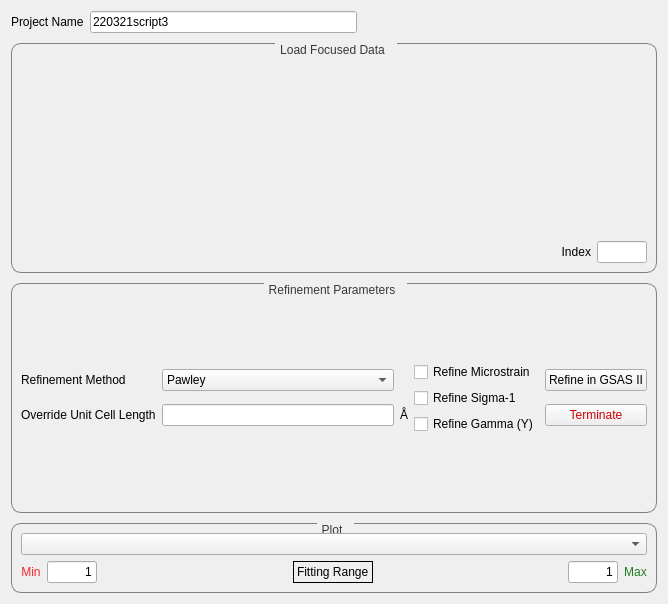
<?xml version="1.0" encoding="UTF-8"?>
<ui version="4.0">
 <class>GSAS2Tab</class>
 <widget class="QWidget" name="GSAS2Tab">
  <property name="windowModality">
   <enum>Qt::NonModal</enum>
  </property>
  <property name="geometry">
   <rect>
    <x>0</x>
    <y>0</y>
    <width>668</width>
    <height>604</height>
   </rect>
  </property>
  <property name="sizePolicy">
   <sizepolicy hsizetype="Preferred" vsizetype="Minimum">
    <horstretch>0</horstretch>
    <verstretch>0</verstretch>
   </sizepolicy>
  </property>
  <property name="windowTitle">
   <string>Form</string>
  </property>
  <property name="styleSheet">
   <string notr="true">QGroupBox {
border: 1px solid grey;border-radius: 10px;margin-top: 1ex; margin-right: 0ex
}
QGroupBox:title {
                           subcontrol-origin: margin;
                           padding: 0 3px;
                           subcontrol-position: top center;
                           padding-top: 0px;
                          padding-bottom: 0px;
                           padding-right: 10px;
                            color: rgb(56, 56, 56)
}</string>
  </property>
  <layout class="QVBoxLayout" name="verticalLayout_2">
   <item>
    <layout class="QVBoxLayout" name="verticalLayout" stretch="0,0,0,0,0,0,0">
     <property name="sizeConstraint">
      <enum>QLayout::SetDefaultConstraint</enum>
     </property>
     <item>
      <layout class="QGridLayout" name="gridLayout_17" rowstretch="0" columnstretch="0,0">
       <property name="sizeConstraint">
        <enum>QLayout::SetDefaultConstraint</enum>
       </property>
       <property name="rightMargin">
        <number>300</number>
       </property>
       <property name="verticalSpacing">
        <number>6</number>
       </property>
       <item row="0" column="0">
        <widget class="QLabel" name="label_9">
         <property name="text">
          <string>Project Name</string>
         </property>
        </widget>
       </item>
       <item row="0" column="1">
        <widget class="QLineEdit" name="project_name_line_edit">
         <property name="text">
          <string>220321script3</string>
         </property>
        </widget>
       </item>
      </layout>
     </item>
     <item>
      <spacer name="verticalSpacer_5">
       <property name="orientation">
        <enum>Qt::Vertical</enum>
       </property>
       <property name="sizeType">
        <enum>QSizePolicy::Fixed</enum>
       </property>
       <property name="sizeHint" stdset="0">
        <size>
         <width>2</width>
         <height>4</height>
        </size>
       </property>
      </spacer>
     </item>
     <item>
      <widget class="QGroupBox" name="loadingGroup_5">
       <property name="sizePolicy">
        <sizepolicy hsizetype="Preferred" vsizetype="Expanding">
         <horstretch>0</horstretch>
         <verstretch>0</verstretch>
        </sizepolicy>
       </property>
       <property name="layoutDirection">
        <enum>Qt::LeftToRight</enum>
       </property>
       <property name="autoFillBackground">
        <bool>false</bool>
       </property>
       <property name="styleSheet">
        <string notr="true"/>
       </property>
       <property name="title">
        <string>Load Focused Data</string>
       </property>
       <property name="alignment">
        <set>Qt::AlignBottom|Qt::AlignHCenter</set>
       </property>
       <property name="flat">
        <bool>false</bool>
       </property>
       <property name="checkable">
        <bool>false</bool>
       </property>
       <layout class="QGridLayout" name="gridLayout_11">
        <item row="1" column="0">
         <layout class="QGridLayout" name="gridLayout_12" rowstretch="0,0,0" columnstretch="0">
          <property name="sizeConstraint">
           <enum>QLayout::SetDefaultConstraint</enum>
          </property>
          <property name="verticalSpacing">
           <number>6</number>
          </property>
          <item row="2" column="0">
           <layout class="QGridLayout" name="gridLayout">
            <item row="0" column="0">
             <widget class="FileFinderWidget" name="phase_file_finder" native="true"/>
            </item>
           </layout>
          </item>
          <item row="0" column="0">
           <layout class="QGridLayout" name="gridLayout">
            <item row="0" column="0">
             <widget class="FileFinderWidget" name="instrument_group_file_finder" native="true"/>
            </item>
           </layout>
          </item>
         </layout>
        </item>
        <item row="2" column="0">
         <layout class="QGridLayout" name="gridLayout_13" rowstretch="0,0,0" columnstretch="0,0,0">
          <property name="sizeConstraint">
           <enum>QLayout::SetFixedSize</enum>
          </property>
          <item row="2" column="2">
           <widget class="QLineEdit" name="data_indexing_line_edit">
            <property name="sizePolicy">
             <sizepolicy hsizetype="Fixed" vsizetype="Fixed">
              <horstretch>100</horstretch>
              <verstretch>0</verstretch>
             </sizepolicy>
            </property>
            <property name="maximumSize">
             <size>
              <width>50</width>
              <height>16777215</height>
             </size>
            </property>
            <property name="text">
             <string/>
            </property>
            <property name="frame">
             <bool>true</bool>
            </property>
            <property name="alignment">
             <set>Qt::AlignRight|Qt::AlignTrailing|Qt::AlignVCenter</set>
            </property>
            <property name="clearButtonEnabled">
             <bool>false</bool>
            </property>
           </widget>
          </item>
          <item row="2" column="1">
           <widget class="QLabel" name="label_21">
            <property name="sizePolicy">
             <sizepolicy hsizetype="Fixed" vsizetype="Preferred">
              <horstretch>0</horstretch>
              <verstretch>0</verstretch>
             </sizepolicy>
            </property>
            <property name="text">
             <string>Index</string>
            </property>
            <property name="alignment">
             <set>Qt::AlignRight|Qt::AlignTrailing|Qt::AlignVCenter</set>
            </property>
           </widget>
          </item>
          <item row="2" column="0">
           <layout class="QGridLayout" name="gridLayout">
            <item row="0" column="0">
             <widget class="FileFinderWidget" name="focused_data_file_finder" native="true">
              <property name="text" stdset="0">
               <string>Save_gss_305761_307521_bank_1_bgsub.gsa</string>
              </property>
             </widget>
            </item>
           </layout>
          </item>
         </layout>
        </item>
       </layout>
      </widget>
     </item>
     <item>
      <spacer name="verticalSpacer_3">
       <property name="orientation">
        <enum>Qt::Vertical</enum>
       </property>
       <property name="sizeType">
        <enum>QSizePolicy::Fixed</enum>
       </property>
       <property name="sizeHint" stdset="0">
        <size>
         <width>2</width>
         <height>4</height>
        </size>
       </property>
      </spacer>
     </item>
     <item>
      <widget class="QGroupBox" name="loadingGroup_4">
       <property name="sizePolicy">
        <sizepolicy hsizetype="Preferred" vsizetype="Expanding">
         <horstretch>0</horstretch>
         <verstretch>0</verstretch>
        </sizepolicy>
       </property>
       <property name="layoutDirection">
        <enum>Qt::LeftToRight</enum>
       </property>
       <property name="autoFillBackground">
        <bool>false</bool>
       </property>
       <property name="styleSheet">
        <string notr="true"/>
       </property>
       <property name="title">
        <string>Refinement Parameters</string>
       </property>
       <property name="alignment">
        <set>Qt::AlignBottom|Qt::AlignHCenter</set>
       </property>
       <property name="flat">
        <bool>false</bool>
       </property>
       <property name="checkable">
        <bool>false</bool>
       </property>
       <layout class="QGridLayout" name="gridLayout_9">
        <item row="3" column="0">
         <layout class="QGridLayout" name="gridLayout_19">
          <item row="0" column="0">
           <layout class="QGridLayout" name="gridLayout_21">
            <property name="sizeConstraint">
             <enum>QLayout::SetDefaultConstraint</enum>
            </property>
            <item row="0" column="1">
             <widget class="QComboBox" name="refinement_method_combobox">
              <item>
               <property name="text">
                <string>Pawley</string>
               </property>
              </item>
              <item>
               <property name="text">
                <string>Rietveld</string>
               </property>
              </item>
             </widget>
            </item>
            <item row="0" column="0">
             <widget class="QLabel" name="label_14">
              <property name="text">
               <string>Refinement Method</string>
              </property>
             </widget>
            </item>
            <item row="1" column="0">
             <widget class="QLabel" name="label_15">
              <property name="text">
               <string>Override Unit Cell Length</string>
              </property>
             </widget>
            </item>
            <item row="1" column="1">
             <widget class="QLineEdit" name="override_unitcell_length"/>
            </item>
            <item row="1" column="2">
             <widget class="QLabel" name="label_16">
              <property name="text">
               <string>Å</string>
              </property>
             </widget>
            </item>
           </layout>
          </item>
          <item row="0" column="1">
           <layout class="QGridLayout" name="gridLayout_10" rowstretch="0,0,0,0,0,0" columnstretch="0">
            <property name="sizeConstraint">
             <enum>QLayout::SetDefaultConstraint</enum>
            </property>
            <property name="spacing">
             <number>6</number>
            </property>
            <item row="0" column="0">
             <widget class="QCheckBox" name="refine_microstrain_checkbox">
              <property name="text">
               <string>Refine Microstrain</string>
              </property>
             </widget>
            </item>
            <item row="1" column="0">
             <widget class="QCheckBox" name="refine_sigma_one_checkbox">
              <property name="text">
               <string>Refine Sigma-1</string>
              </property>
             </widget>
            </item>
            <item row="5" column="0">
             <widget class="QCheckBox" name="refine_gamma_y_checkbox">
              <property name="text">
               <string>Refine Gamma (Y)</string>
              </property>
             </widget>
            </item>
           </layout>
          </item>
          <item row="0" column="2">
           <layout class="QGridLayout" name="gridLayout_25">
            <property name="sizeConstraint">
             <enum>QLayout::SetDefaultConstraint</enum>
            </property>
            <item row="1" column="0">
             <widget class="QPushButton" name="terminate_button">
              <property name="enabled">
               <bool>true</bool>
              </property>
              <property name="palette">
               <palette>
                <active>
                 <colorrole role="WindowText">
                  <brush brushstyle="SolidPattern">
                   <color alpha="255">
                    <red>0</red>
                    <green>0</green>
                    <blue>0</blue>
                   </color>
                  </brush>
                 </colorrole>
                 <colorrole role="Text">
                  <brush brushstyle="SolidPattern">
                   <color alpha="255">
                    <red>0</red>
                    <green>0</green>
                    <blue>0</blue>
                   </color>
                  </brush>
                 </colorrole>
                 <colorrole role="ButtonText">
                  <brush brushstyle="SolidPattern">
                   <color alpha="255">
                    <red>204</red>
                    <green>0</green>
                    <blue>0</blue>
                   </color>
                  </brush>
                 </colorrole>
                </active>
                <inactive>
                 <colorrole role="WindowText">
                  <brush brushstyle="SolidPattern">
                   <color alpha="255">
                    <red>0</red>
                    <green>0</green>
                    <blue>0</blue>
                   </color>
                  </brush>
                 </colorrole>
                 <colorrole role="Text">
                  <brush brushstyle="SolidPattern">
                   <color alpha="255">
                    <red>0</red>
                    <green>0</green>
                    <blue>0</blue>
                   </color>
                  </brush>
                 </colorrole>
                 <colorrole role="ButtonText">
                  <brush brushstyle="SolidPattern">
                   <color alpha="255">
                    <red>204</red>
                    <green>0</green>
                    <blue>0</blue>
                   </color>
                  </brush>
                 </colorrole>
                </inactive>
                <disabled>
                 <colorrole role="WindowText">
                  <brush brushstyle="SolidPattern">
                   <color alpha="255">
                    <red>190</red>
                    <green>190</green>
                    <blue>190</blue>
                   </color>
                  </brush>
                 </colorrole>
                 <colorrole role="Text">
                  <brush brushstyle="SolidPattern">
                   <color alpha="255">
                    <red>190</red>
                    <green>190</green>
                    <blue>190</blue>
                   </color>
                  </brush>
                 </colorrole>
                 <colorrole role="ButtonText">
                  <brush brushstyle="SolidPattern">
                   <color alpha="255">
                    <red>190</red>
                    <green>190</green>
                    <blue>190</blue>
                   </color>
                  </brush>
                 </colorrole>
                </disabled>
               </palette>
              </property>
              <property name="text">
               <string>Terminate</string>
              </property>
             </widget>
            </item>
            <item row="0" column="0">
             <widget class="QPushButton" name="refine_button">
              <property name="enabled">
               <bool>true</bool>
              </property>
              <property name="text">
               <string>Refine in GSAS II</string>
              </property>
             </widget>
            </item>
           </layout>
          </item>
         </layout>
        </item>
       </layout>
      </widget>
     </item>
     <item>
      <spacer name="verticalSpacer_4">
       <property name="orientation">
        <enum>Qt::Vertical</enum>
       </property>
       <property name="sizeType">
        <enum>QSizePolicy::Fixed</enum>
       </property>
       <property name="sizeHint" stdset="0">
        <size>
         <width>2</width>
         <height>4</height>
        </size>
       </property>
      </spacer>
     </item>
     <item>
      <widget class="QGroupBox" name="group_plot">
       <property name="title">
        <string>Plot</string>
       </property>
       <layout class="QGridLayout" name="gridLayout_16">
        <item row="2" column="0">
         <layout class="QGridLayout" name="gridLayout_18" rowstretch="0,0,0,0" columnstretch="0,0,0,0,0,0,0">
          <property name="sizeConstraint">
           <enum>QLayout::SetDefaultConstraint</enum>
          </property>
          <property name="verticalSpacing">
           <number>6</number>
          </property>
          <item row="3" column="6">
           <widget class="QLabel" name="label_33">
            <property name="palette">
             <palette>
              <active>
               <colorrole role="WindowText">
                <brush brushstyle="SolidPattern">
                 <color alpha="255">
                  <red>33</red>
                  <green>126</green>
                  <blue>31</blue>
                 </color>
                </brush>
               </colorrole>
              </active>
              <inactive>
               <colorrole role="WindowText">
                <brush brushstyle="SolidPattern">
                 <color alpha="255">
                  <red>33</red>
                  <green>126</green>
                  <blue>31</blue>
                 </color>
                </brush>
               </colorrole>
              </inactive>
              <disabled>
               <colorrole role="WindowText">
                <brush brushstyle="SolidPattern">
                 <color alpha="255">
                  <red>190</red>
                  <green>190</green>
                  <blue>190</blue>
                 </color>
                </brush>
               </colorrole>
              </disabled>
             </palette>
            </property>
            <property name="text">
             <string>Max</string>
            </property>
            <property name="alignment">
             <set>Qt::AlignCenter</set>
            </property>
           </widget>
          </item>
          <item row="3" column="4">
           <spacer name="horizontalSpacer_2">
            <property name="orientation">
             <enum>Qt::Horizontal</enum>
            </property>
            <property name="sizeHint" stdset="0">
             <size>
              <width>40</width>
              <height>20</height>
             </size>
            </property>
           </spacer>
          </item>
          <item row="3" column="2">
           <spacer name="horizontalSpacer_3">
            <property name="orientation">
             <enum>Qt::Horizontal</enum>
            </property>
            <property name="sizeHint" stdset="0">
             <size>
              <width>40</width>
              <height>20</height>
             </size>
            </property>
           </spacer>
          </item>
          <item row="3" column="5">
           <widget class="QLineEdit" name="gsas_plot_max_line_edit">
            <property name="sizePolicy">
             <sizepolicy hsizetype="Fixed" vsizetype="Fixed">
              <horstretch>100</horstretch>
              <verstretch>0</verstretch>
             </sizepolicy>
            </property>
            <property name="maximumSize">
             <size>
              <width>50</width>
              <height>16777215</height>
             </size>
            </property>
            <property name="text">
             <string>1</string>
            </property>
            <property name="maxLength">
             <number>32</number>
            </property>
            <property name="frame">
             <bool>true</bool>
            </property>
            <property name="alignment">
             <set>Qt::AlignRight|Qt::AlignTrailing|Qt::AlignVCenter</set>
            </property>
            <property name="clearButtonEnabled">
             <bool>false</bool>
            </property>
           </widget>
          </item>
          <item row="3" column="0">
           <widget class="QLabel" name="label_28">
            <property name="palette">
             <palette>
              <active>
               <colorrole role="WindowText">
                <brush brushstyle="SolidPattern">
                 <color alpha="255">
                  <red>239</red>
                  <green>41</green>
                  <blue>41</blue>
                 </color>
                </brush>
               </colorrole>
              </active>
              <inactive>
               <colorrole role="WindowText">
                <brush brushstyle="SolidPattern">
                 <color alpha="255">
                  <red>239</red>
                  <green>41</green>
                  <blue>41</blue>
                 </color>
                </brush>
               </colorrole>
              </inactive>
              <disabled>
               <colorrole role="WindowText">
                <brush brushstyle="SolidPattern">
                 <color alpha="255">
                  <red>190</red>
                  <green>190</green>
                  <blue>190</blue>
                 </color>
                </brush>
               </colorrole>
              </disabled>
             </palette>
            </property>
            <property name="text">
             <string>Min</string>
            </property>
            <property name="alignment">
             <set>Qt::AlignCenter</set>
            </property>
           </widget>
          </item>
          <item row="3" column="3">
           <widget class="QLabel" name="label_34">
            <property name="frameShape">
             <enum>QFrame::Box</enum>
            </property>
            <property name="text">
             <string>Fitting Range</string>
            </property>
           </widget>
          </item>
          <item row="3" column="1">
           <widget class="QLineEdit" name="gsas_plot_min_line_edit">
            <property name="sizePolicy">
             <sizepolicy hsizetype="Fixed" vsizetype="Fixed">
              <horstretch>100</horstretch>
              <verstretch>0</verstretch>
             </sizepolicy>
            </property>
            <property name="maximumSize">
             <size>
              <width>50</width>
              <height>16777215</height>
             </size>
            </property>
            <property name="text">
             <string>1</string>
            </property>
            <property name="maxLength">
             <number>32</number>
            </property>
            <property name="frame">
             <bool>true</bool>
            </property>
            <property name="alignment">
             <set>Qt::AlignRight|Qt::AlignTrailing|Qt::AlignVCenter</set>
            </property>
            <property name="clearButtonEnabled">
             <bool>false</bool>
            </property>
           </widget>
          </item>
         </layout>
        </item>
        <item row="1" column="0">
         <layout class="QVBoxLayout" name="vLayout_plot"/>
        </item>
        <item row="0" column="0">
         <widget class="QComboBox" name="number_output_histograms_combobox">
          <property name="sizePolicy">
           <sizepolicy hsizetype="Minimum" vsizetype="Fixed">
            <horstretch>0</horstretch>
            <verstretch>0</verstretch>
           </sizepolicy>
          </property>
         </widget>
        </item>
       </layout>
      </widget>
     </item>
    </layout>
   </item>
  </layout>
 </widget>
 <customwidgets>
  <customwidget>
   <class>FileFinderWidget</class>
   <extends>QWidget</extends>
   <header>mantidqt.widgets.filefinderwidget</header>
   <container>1</container>
  </customwidget>
 </customwidgets>
 <resources/>
 <connections/>
</ui>
